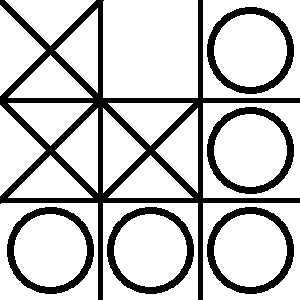
#> input picture tic_tac_toe/initial/Data/O Wins.png, 300 x 300 px
$ python -i tic_tac_toe.py   (imports and definitions only)
#> lines starting #> are read from the running program, lines starting #| are printed output that depends on the picture; after the words box and inside, x2 and y2 are one past the last pixel; in counts of white or black regions, pixels touching at a corner belong together
import cv2
import numpy as np

def check_state(image_path):
#> called with image_path = 'initial/Data/O Wins.png'
    img = cv2.imread(image_path)
#> img is the input picture: shape (300, 300, 3); 78.1% white; 6 black regions, box (x1, y1, x2, y2) and area: (0, 0, 300, 300) 10852, (207, 7, 294, 94) 1764, (207, 107, 294, 194) 1764, (7, 207, 94, 294) 1764, (107, 207, 194, 294) 1764, (207, 207, 294, 294) 1764

    gray = cv2.cvtColor(img, cv2.COLOR_BGR2GRAY)

    _, thresh = cv2.threshold(gray, 200, 255, cv2.THRESH_BINARY_INV)


    cell_size = thresh.shape[0] // 3
#> cell_size = 100

    board = np.zeros((3, 3), dtype=str)

    for i in range(3):
        for j in range(3):
            cell = thresh[i*cell_size:(i+1)*cell_size, j*cell_size:(j+1)*cell_size]

            circles = cv2.HoughCircles(cell, cv2.HOUGH_GRADIENT, dp=1, minDist=cell_size//2, param1=100, param2=30, minRadius=cell_size//4, maxRadius=cell_size//2)

            found_o = False
            if circles is not None:
                circles = np.round(circles[0, :]).astype("int")
                for (x, y, r) in circles:
                    cv2.circle(cell, (x, y), r, (255, 0, 0), 2)
                    board[i, j] = 'O'
                    found_o = True
                    break


            if board[i, j] == '' and not found_o:
                threshold = cell_size // 10
                min_line_length = cell_size // 2
                max_line_gap = cell_size // 4

                lines = cv2.HoughLinesP(cell, 1, np.pi / 180, threshold=threshold, minLineLength=min_line_length, maxLineGap=max_line_gap)
                if lines is not None:
                    line_count = len(lines)
                    # print("yes")
                    if line_count >= 2:
                        for line1 in lines:
                            for line2 in lines:
                                if line1 is not line2:
                                    x1, y1, x2, y2 = line1[0]
                                    x3, y3, x4, y4 = line2[0]

                                    angle1 = np.arctan2(y2 - y1, x2 - x1) * 180 / np.pi
                                    angle2 = np.arctan2(y4 - y3, x4 - x3) * 180 / np.pi
                                    angle_diff = abs(angle1 - angle2)
                                    if 40 <= angle_diff <= 60:
                                        board[i, j] = 'X'
                                        # print("this is x")
                                        break
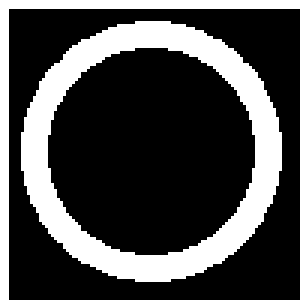
#> cell: shape (100, 100) (shown 3 times larger); 27.9% white; 2 white regions, box (x1, y1, x2, y2) and area: (7, 7, 94, 94) 2200, (0, 0, 100, 100) 591


    # for i in range(3):
    #   for j in range(3):
    #     print("this is the board" , board[i,j])

    for row in board:
        if row[0] == row[1] == row[2] and row[0] != '':
            return f"{row[0]} Wins"
#> this loop made 3 passes

    for col in range(3):
        if board[0, col] == board[1, col] == board[2, col] and board[0, col] != '':
            return f"{board[0, col]} Wins"

    if board[0, 0] == board[1, 1] == board[2, 2] and board[0, 0] != '':
        return f"{board[0, 0]} Wins"
    if board[0, 2] == board[1, 1] == board[2, 0] and board[0, 2] != '':
        return f"{board[0, 2]} Wins"

    if np.all(board != ''):
        return "Draw"

    return "Ongoing"

>>> result = check_state('initial/Data/O Wins.png')
#> result = 'O Wins'

$ run again, on tic_tac_toe/initial/Data/Ongoing.png
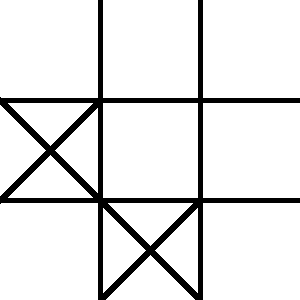
#> input picture tic_tac_toe/initial/Data/Ongoing.png, 300 x 300 px
#> in check_state, img is the input picture: shape (300, 300, 3); 89.8% white; 1 black region, box (x1, y1, x2, y2) and area: (0, 0, 300, 300) 9192
#> after the loop in check_state, `for i in range(3):`:
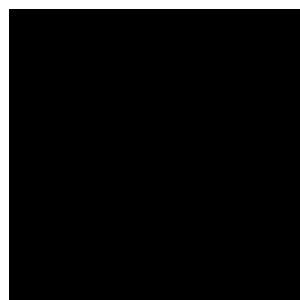
#> cell: shape (100, 100) (shown 3 times larger); 5.9% white; 1 white region, box (x1, y1, x2, y2) and area: (0, 0, 100, 100) 591
#> the loop in check_state, `for row in board:` made 3 passes

$ run again, on tic_tac_toe/initial/Data/X Wins.png
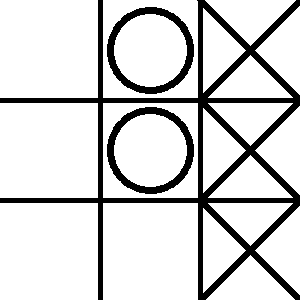
#> input picture tic_tac_toe/initial/Data/X Wins.png, 300 x 300 px
#> in check_state, img is the input picture: shape (300, 300, 3); 84% white; 3 black regions, box (x1, y1, x2, y2) and area: (0, 0, 300, 300) 10872, (107, 7, 194, 94) 1764, (107, 107, 194, 194) 1764
#> after the loop in check_state, `for i in range(3):`:
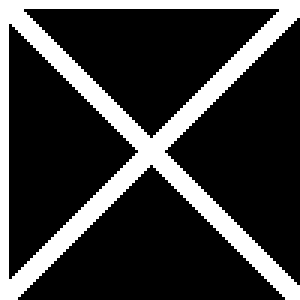
#> cell: shape (100, 100) (shown 3 times larger); 22.5% white; 1 white region, box (x1, y1, x2, y2) and area: (0, 0, 100, 100) 2252
#> the loop in check_state, `for row in board:` made 3 passes
#> result = 'X Wins'
